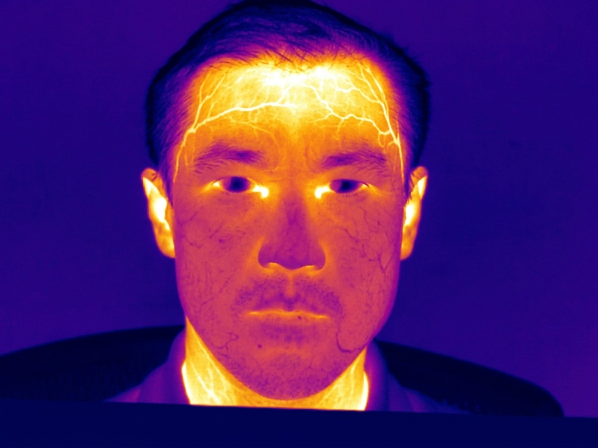
#> input picture posts/thermal-genai/outputs/exp4_refined_iter2.png, 1195 x 896 px, given in place of source_thermal_real.png, which was not available (shown at 1/2 size)
$ python make_thermalgen_compare.py
#> lines starting #> are read from the running program, lines starting #| are printed output that depends on the picture; pictures that were not available may be replaced by others from this repository, and a replacement may not be noted
"""Build the side-by-side: real thermal | Gemini Pro best | ThermalGen best."""
import json, re
from pathlib import Path
import cv2, numpy as np

ROOT = Path(__file__).resolve().parent.parent
OUT = ROOT / "outputs"

real = cv2.imread(str(OUT / "source_thermal_real.png"))
#> real is the input picture: shape (896, 1195, 3); mean B, G, R 105.2, 32.9, 83.4
gem_flash_best = cv2.imread(str(OUT / "exp4_refined_iter1.png"))     # Flash best 7/10
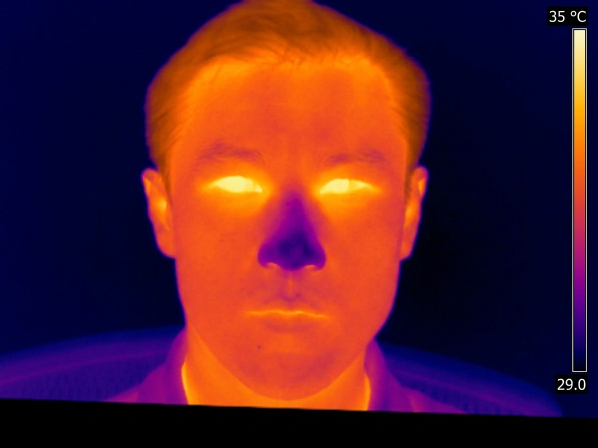
#> input picture posts/thermal-genai/outputs/exp4_refined_iter1.png, 1195 x 896 px (shown at 1/2 size)
#> gem_flash_best is the input picture: shape (896, 1195, 3); mean B, G, R 44.1, 31.2, 85.8
gem_pro_best = cv2.imread(str(ROOT / "outputs_pro/exp4_refined_iter1.png"))  # Pro best 7/10
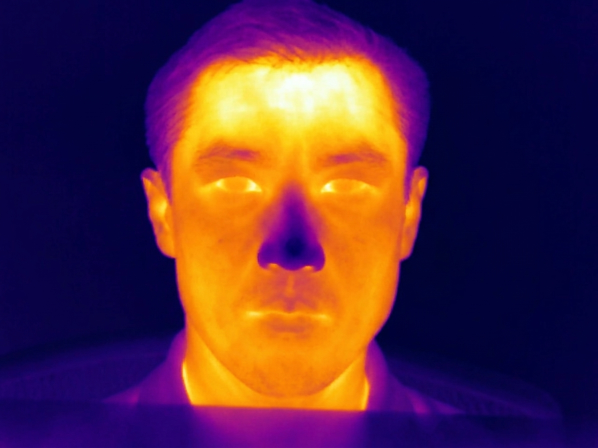
#> input picture posts/thermal-genai/outputs_pro/exp4_refined_iter1.png, 1195 x 896 px (shown at 1/2 size)
#> gem_pro_best is the input picture: shape (896, 1195, 3); mean B, G, R 65.9, 43.8, 85.5
tg_iron = cv2.imread(str(OUT / "thermalgen_iron/ThermalGen-L-2-concat_ds7_cfg1.0.png"))
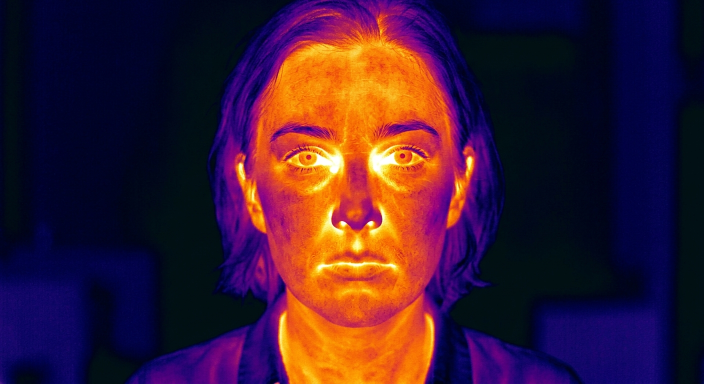
#> input picture posts/thermal-genai/outputs/exp1a_generic.png, 1408 x 768 px, given in place of ThermalGen-L-2-concat_ds7_cfg1.0.png, which was not available (shown at 1/2 size)
#> tg_iron is the input picture: shape (768, 1408, 3); mean B, G, R 50.5, 28.4, 61.5
tg_gray = cv2.imread(str(OUT / "thermalgen/ThermalGen-L-2-concat_ds7_cfg1.0.png"))


def fit(img, h=320):
#> called with h = 320
    if img is None: return None
    H, W = img.shape[:2]
#> H = 896; W = 1195
    return cv2.resize(img, (int(W * h / H), h))


def label(img, txt):
#> called with txt = 'REAL thermal (SF-TL54)'
    H, W = img.shape[:2]
#> H = 320; W = 426
    cv2.rectangle(img, (0, 0), (W, 28), (0, 0, 0), -1)
    cv2.putText(img, txt, (8, 20), cv2.FONT_HERSHEY_SIMPLEX, 0.5,
                (255, 255, 255), 1, cv2.LINE_AA)
#> img: shape (320, 426, 3); mean of channels 0, 1, 2 95.3, 33.6, 81
    return img


panels = [
    label(fit(real).copy(), "REAL thermal (SF-TL54)"),
    label(fit(gem_flash_best).copy(), "Gemini Flash best (7/10 judge)"),
    label(fit(gem_pro_best).copy(), "Gemini Pro best (7/10 judge)"),
    label(fit(tg_iron).copy(), "ThermalGen-L iron (4/10 judge!)"),
    label(fit(tg_gray).copy(), "ThermalGen-L native grayscale"),
]
#> in label (call 2), `cv2.putText(img, txt, (8, 20), cv2.FONT_HERSHEY_SIMPLEX, 0.5, (255, 25..`: img: shape (320, 426, 3); mean of channels 0, 1, 2 41.1, 30.9, 83.6
#> call 3 of label, with txt = 'Gemini Pro best (7/10 judge)'
#> in label (call 3), `cv2.putText(img, txt, (8, 20), cv2.FONT_HERSHEY_SIMPLEX, 0.5, (255, 25..`:
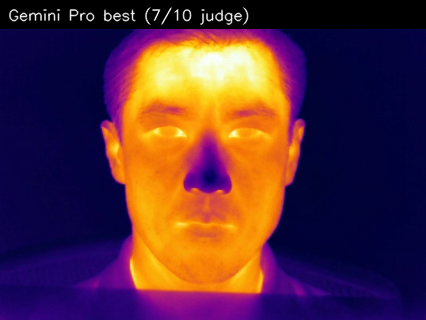
#> img: shape (320, 426, 3); mean of channels 0, 1, 2 59.8, 44.8, 84.6; drawn as B, G, R
# pad widths
max_w = max(p.shape[1] for p in panels)
#> max_w = 586
padded = []
for p in panels:
    h, w, _ = p.shape
    if w < max_w:
        p = np.hstack([p, np.zeros((h, max_w - w, 3), np.uint8)])
    padded.append(p)
#> this loop made 5 passes
#> w on passes 1 to 5: 426, 426, 426, 586, 586
#> pass 1, `p = np.hstack([p, np.zeros((h, max_w - w, 3), np.uint8)])`:
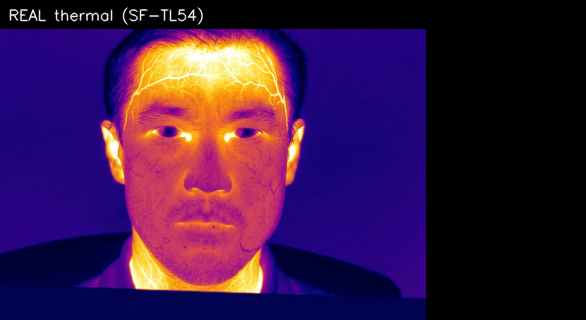
#> p: shape (320, 586, 3); mean of channels 0, 1, 2 69.3, 24.4, 58.9; drawn as B, G, R
#> pass 3, `p = np.hstack([p, np.zeros((h, max_w - w, 3), np.uint8)])`:
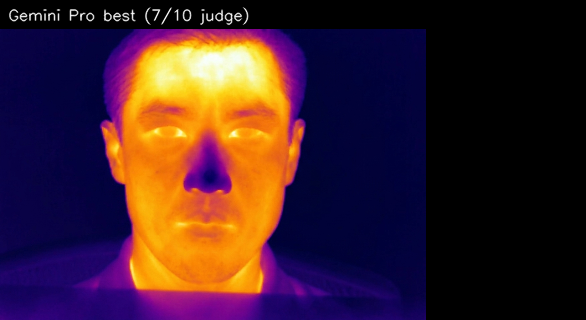
#> p: shape (320, 586, 3); mean of channels 0, 1, 2 43.5, 32.6, 61.5; drawn as B, G, R
#> after the loop, padded = 5 items
grid = np.hstack(padded)
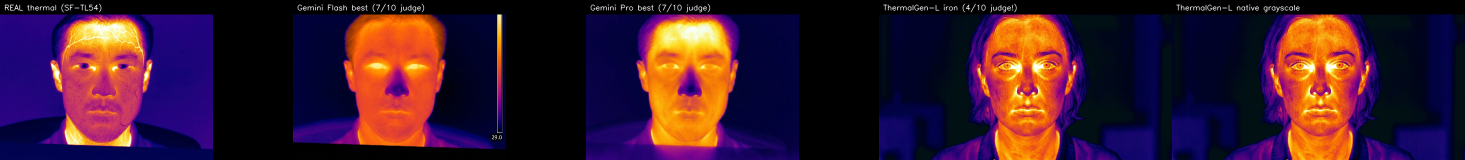
#> grid: shape (320, 2930, 3) (shown at 1/2 size); mean of channels 0, 1, 2 47, 27.4, 60.3; drawn as B, G, R
cv2.imwrite(str(OUT / "thermalgen_vs_gemini.png"), grid)
print(f"wrote thermalgen_vs_gemini.png  {grid.shape}")
#| wrote thermalgen_vs_gemini.png  (320, 2930, 3)
